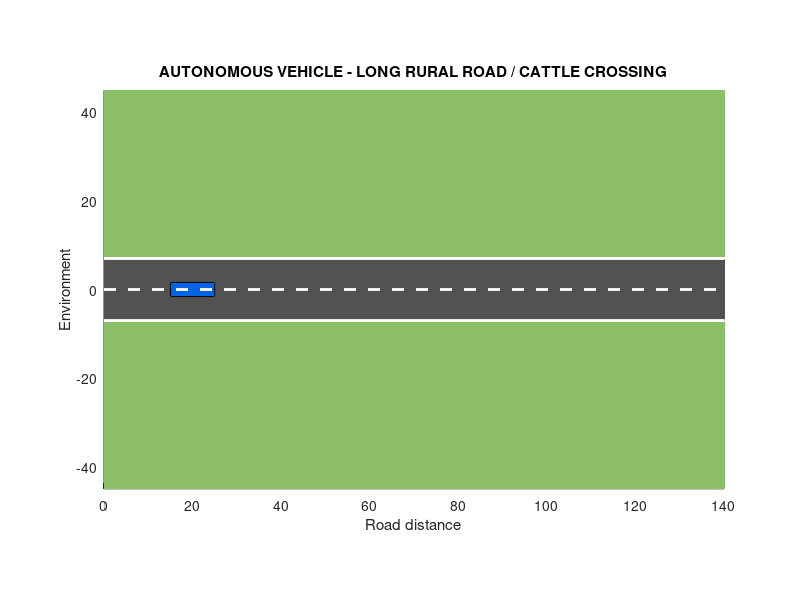

MATLAB code for this plot: (Note: this script raises an error after producing the figure.)
%% LONG ROAD AUTONOMOUS VEHICLE - CATTLE CROSSING
% Long continuously travelling road
% Approx. 90 seconds simulation
% No road reset / no teleportation

clear;
clc;
close all;

%% ---------------- SIMULATION ----------------
dt = 0.08;
simulationTime = 90;
N = round(simulationTime/dt);

roadLength = 1800;       % 1.8 km road
vehicleSpeed = 17;       % m/s

egoX = 20;
egoY = 0;

%% ---------------- FIGURE ----------------
figure('Color','w','Position',[80 80 1300 700]);

%% ---------------- ROAD ----------------
axis([0 140 -45 45]);
axis equal;
hold on;

title('AUTONOMOUS VEHICLE - LONG RURAL ROAD / CATTLE CROSSING');
xlabel('Road distance');
ylabel('Environment');

%% Draw road
fill([0 roadLength roadLength 0], ...
    [-7 -7 7 7], ...
    [0.32 0.32 0.32], ...
    'EdgeColor','none');

% Road edges
plot([0 roadLength],[7 7],'w','LineWidth',2);
plot([0 roadLength],[-7 -7],'w','LineWidth',2);

% Centre line
plot([0 roadLength],[0 0],'w--','LineWidth',2);

%% Fields
fill([0 roadLength roadLength 0], ...
    [7 7 45 45], ...
    [0.55 0.75 0.40], ...
    'EdgeColor','none');

fill([0 roadLength roadLength 0], ...
    [-7 -7 -45 -45], ...
    [0.55 0.75 0.40], ...
    'EdgeColor','none');

%% ---------------- EGO VEHICLE ----------------
ego = rectangle( ...
    'Position',[egoX-5 egoY-1.6 10 3.2], ...
    'Curvature',0.2, ...
    'FaceColor',[0 0.4 0.9]);

%% ---------------- CATTLE ----------------
cattlePositions = [260 620 1010 1450];
cattleY = [25 30 -25 27];

cows = gobjects(1,length(cattlePositions));

for i = 1:length(cattlePositions)

    cows(i) = rectangle( ...
        'Position',[cattlePositions(i)-3 cattleY(i)-2 6 4], ...
        'Curvature',0.3, ...
        'FaceColor',[0.65 0.45 0.25], ...
        'Visible','off');

end

%% ---------------- TREES ----------------
treePositions = 100:90:1750;

trees = gobjects(1,length(treePositions));

for i = 1:length(treePositions)

    trees(i) = plot( ...
        treePositions(i), ...
        18 + 8*mod(i,2), ...
        'o', ...
        'MarkerSize',20, ...
        'MarkerFaceColor',[0.15 0.5 0.15], ...
        'MarkerEdgeColor','none', ...
        'Visible','off');

end

%% ---------------- HOUSES ----------------
housePositions = [400 850 1250 1650];

houses = gobjects(1,length(housePositions));

for i = 1:length(housePositions)

    houses(i) = rectangle( ...
        'Position',[housePositions(i) 16 18 12], ...
        'FaceColor',[0.85 0.68 0.48], ...
        'EdgeColor','k', ...
        'Visible','off');

end

%% ---------------- STATUS ----------------
status = text(5,38, ...
    'SYSTEM: SCANNING ROAD', ...
    'FontSize',14, ...
    'FontWeight','bold');

%% ---------------- ANIMATION ----------------
for k = 1:N

    t = (k-1)*dt;

    %% Vehicle continuously travels forward
    egoX = egoX + vehicleSpeed*dt;

    %% Camera follows vehicle
    xMin = egoX - 50;
    xMax = egoX + 90;

    xMin = max(0,xMin);
    xMax = min(roadLength,xMax);

    xlim([xMin xMax]);

    %% CATTLE CROSSING
    for i = 1:length(cattlePositions)

        distance = cattlePositions(i) - egoX;

        % Cattle becomes visible near vehicle
        if abs(distance) < 90

            set(cows(i),'Visible','on');

            % Cross road when vehicle approaches
            if distance > 0 && distance < 45

                if cattleY(i) > 0
                    cattleY(i) = cattleY(i) - 0.25;
                else
                    cattleY(i) = cattleY(i) + 0.25;
                end

            end

            set(cows(i),'Position', ...
                [cattlePositions(i)-3 cattleY(i)-2 6 4]);

        else
            set(cows(i),'Visible','off');
        end

    end

    %% TREES APPEAR AS VEHICLE APPROACHES
    for i = 1:length(treePositions)

        if abs(treePositions(i)-egoX) < 100
            set(trees(i),'Visible','on');
        else
            set(trees(i),'Visible','off');
        end

    end

    %% HOUSES
    for i = 1:length(housePositions)

        if abs(housePositions(i)-egoX) < 100
            set(houses(i),'Visible','on');
        else
            set(houses(i),'Visible','off');
        end

    end

    %% ---------------- DETECTION ----------------

    closestCattle = min(abs(cattlePositions-egoX));

    if closestCattle < 45

        set(status,'String', ...
            sprintf('WARNING: CATTLE DETECTED | %.1f m', ...
            closestCattle));

        vehicleSpeed = max(4,vehicleSpeed-0.08);

    elseif closestCattle < 90

        set(status,'String','CAUTION: CATTLE AHEAD');

    else

        set(status,'String','ROAD CLEAR - AUTONOMOUS CRUISING');

        vehicleSpeed = min(17,vehicleSpeed+0.03);

    end

    %% Update vehicle
    set(ego,'Position', ...
        [egoX-5 egoY-1.6 10 3.2]);

    drawnow;

    pause(0.01);

end
